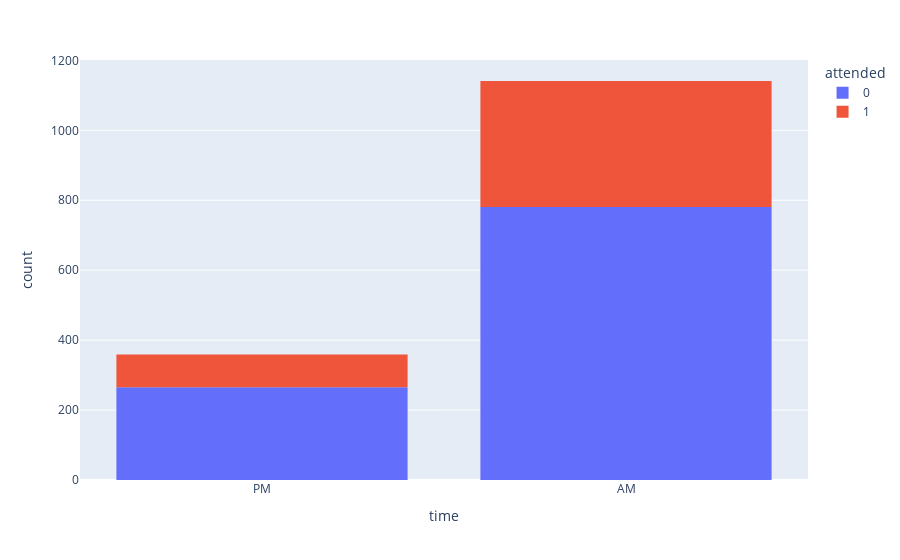

This figure's notebook cell:
### Code cell
px.histogram(data_frame=data, x=data.time, color=data.attended)

### Figure 1 — Plotly figure (JSON) as saved in the notebook; plotly's stock layout.template omitted (floating-point values rounded to 4 significant figures; data arrays with more than 128 entries replaced by an {"elided": "..."} marker saying what was removed)
{"data": [{"alignmentgroup": "True", "bingroup": "x", "hovertemplate": "attended=0<br>time=%{x}<br>count=%{y}<extra></extra>", "legendgroup": "0", "marker": {"color": "#636efa", "pattern": {"shape": ""}}, "name": "0", "offsetgroup": "0", "orientation": "v", "showlegend": true, "type": "histogram", "x": {"elided": "1046 str values"}, "xaxis": "x", "yaxis": "y"}, {"alignmentgroup": "True", "bingroup": "x", "hovertemplate": "attended=1<br>time=%{x}<br>count=%{y}<extra></extra>", "legendgroup": "1", "marker": {"color": "#EF553B", "pattern": {"shape": ""}}, "name": "1", "offsetgroup": "1", "orientation": "v", "showlegend": true, "type": "histogram", "x": {"elided": "454 str values"}, "xaxis": "x", "yaxis": "y"}], "layout": {"barmode": "relative", "legend": {"title": {"text": "attended"}, "tracegroupgap": 0}, "margin": {"t": 60}, "xaxis": {"anchor": "y", "domain": [0, 1], "title": {"text": "time"}}, "yaxis": {"anchor": "x", "domain": [0, 1], "title": {"text": "count"}}}}
